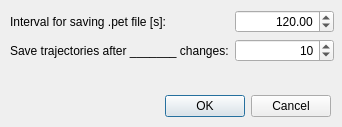
<?xml version="1.0" encoding="UTF-8"?>
<ui version="4.0">
 <class>AutosaveSettings</class>
 <widget class="QDialog" name="AutosaveSettings">
  <property name="geometry">
   <rect>
    <x>0</x>
    <y>0</y>
    <width>342</width>
    <height>127</height>
   </rect>
  </property>
  <property name="windowTitle">
   <string>Autosave Settings</string>
  </property>
  <widget class="QDialogButtonBox" name="buttonBox">
   <property name="geometry">
    <rect>
     <x>10</x>
     <y>90</y>
     <width>321</width>
     <height>32</height>
    </rect>
   </property>
   <property name="orientation">
    <enum>Qt::Horizontal</enum>
   </property>
   <property name="standardButtons">
    <set>QDialogButtonBox::Cancel|QDialogButtonBox::Ok</set>
   </property>
  </widget>
  <widget class="QWidget" name="formLayoutWidget">
   <property name="geometry">
    <rect>
     <x>10</x>
     <y>10</y>
     <width>324</width>
     <height>71</height>
    </rect>
   </property>
   <layout class="QFormLayout" name="formLayout">
    <property name="fieldGrowthPolicy">
     <enum>QFormLayout::AllNonFixedFieldsGrow</enum>
    </property>
    <item row="0" column="0">
     <widget class="QLabel" name="lblPetInterval">
      <property name="text">
       <string>Interval for saving .pet file [s]:</string>
      </property>
     </widget>
    </item>
    <item row="1" column="0">
     <widget class="QLabel" name="lblTrajChanges">
      <property name="text">
       <string>Save trajectories after _______ changes:</string>
      </property>
     </widget>
    </item>
    <item row="1" column="1">
     <widget class="PSpinBox" name="spbxTrajChanges">
      <property name="alignment">
       <set>Qt::AlignRight|Qt::AlignTrailing|Qt::AlignVCenter</set>
      </property>
      <property name="value">
       <number>10</number>
      </property>
     </widget>
    </item>
    <item row="0" column="1">
     <widget class="PDoubleSpinBox" name="spbxPetInterval">
      <property name="alignment">
       <set>Qt::AlignRight|Qt::AlignTrailing|Qt::AlignVCenter</set>
      </property>
      <property name="maximum">
       <double>99999999.000000000000000</double>
      </property>
      <property name="value">
       <double>120.000000000000000</double>
      </property>
     </widget>
    </item>
   </layout>
  </widget>
 </widget>
 <customwidgets>
  <customwidget>
   <class>PSpinBox</class>
   <extends>QSpinBox</extends>
   <header>pspinbox.h</header>
  </customwidget>
  <customwidget>
   <class>PDoubleSpinBox</class>
   <extends>QDoubleSpinBox</extends>
   <header>pdoublespinbox.h</header>
  </customwidget>
 </customwidgets>
 <tabstops>
  <tabstop>spbxPetInterval</tabstop>
  <tabstop>spbxTrajChanges</tabstop>
 </tabstops>
 <resources/>
 <connections>
  <connection>
   <sender>buttonBox</sender>
   <signal>accepted()</signal>
   <receiver>AutosaveSettings</receiver>
   <slot>accept()</slot>
   <hints>
    <hint type="sourcelabel">
     <x>248</x>
     <y>254</y>
    </hint>
    <hint type="destinationlabel">
     <x>157</x>
     <y>274</y>
    </hint>
   </hints>
  </connection>
  <connection>
   <sender>buttonBox</sender>
   <signal>rejected()</signal>
   <receiver>AutosaveSettings</receiver>
   <slot>reject()</slot>
   <hints>
    <hint type="sourcelabel">
     <x>316</x>
     <y>260</y>
    </hint>
    <hint type="destinationlabel">
     <x>286</x>
     <y>274</y>
    </hint>
   </hints>
  </connection>
 </connections>
</ui>
